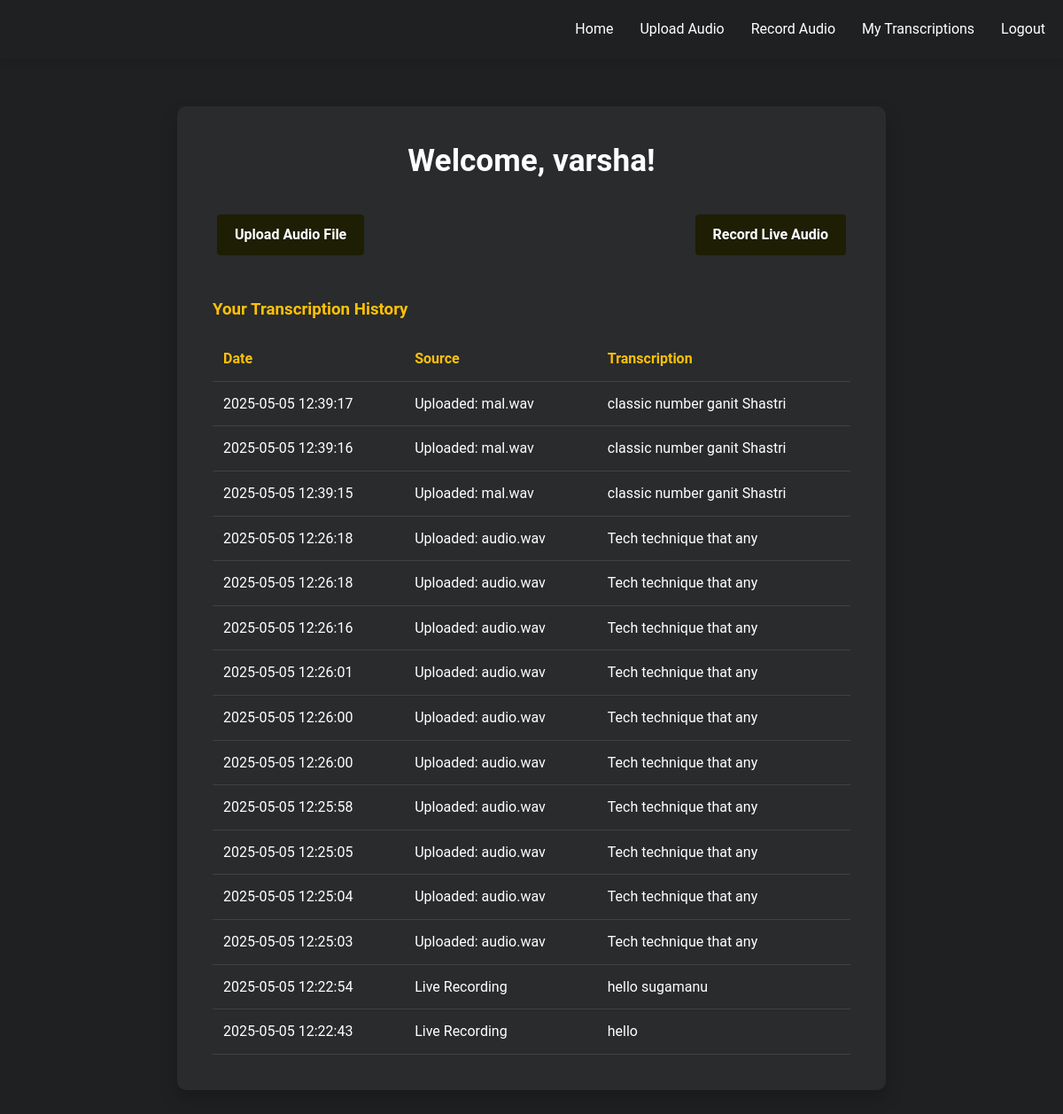
The app's page /dashboard (signed in) with its own data.
### tables this page shows
CREATE TABLE transcriptions
                 (id TEXT PRIMARY KEY,
                  user_id TEXT,
                  text TEXT,
                  source TEXT,
                  created_at TEXT,
                  FOREIGN KEY (user_id) REFERENCES users (id));

### app.py (the view)
@app.route('/dashboard')
@login_required
def dashboard():
    transcriptions = get_user_transcriptions(session['user_id'])
    return render_template('dashboard.html', username=session['username'], transcriptions=transcriptions)

### app.py (called while the page is built)
def login_required(f):
    @wraps(f)
    def decorated_function(*args, **kwargs):
        if 'user_id' not in session:
            flash('Please log in to access this page', 'error')
            return redirect(url_for('login'))
        return f(*args, **kwargs)
    return decorated_function

def get_user_transcriptions(user_id):
    conn = sqlite3.connect('speech_app.db')
    c = conn.cursor()
    c.execute("SELECT id, text, source, created_at FROM transcriptions WHERE user_id=? ORDER BY created_at DESC", (user_id,))
    results = c.fetchall()
    conn.close()
    return results

### templates/dashboard.html (shortened to what this page needs)
<!DOCTYPE html>
<html lang="en">
<head>
    <link rel="stylesheet" href="../static/css/index.css">
</head>
<body>
    <header>
        <div class="nav-container">
            <ul class="nav-menu">
                <li><a href="{{ url_for('index') }}">Home</a></li>
                <li><a href="{{ url_for('upload_audio') }}">Upload Audio</a></li>
                <li><a href="{{ url_for('record_audio') }}">Record Audio</a></li>
                <li><a href="{{ url_for('dashboard') }}">My Transcriptions</a></li>
                <li><a href="{{ url_for('logout') }}">Logout</a></li>
            </ul>
        </div>
    </header>
    <section class="dashboard-section">
        <div class="dashboard-container">
            <h2 class="welcome-message">Welcome, {{ username }}!</h2>
            <div class="dashboard-actions">
                <a href="{{ url_for('upload_audio') }}" class="dashboard-btn">Upload Audio File</a>
                <a href="{{ url_for('record_audio') }}" class="dashboard-btn">Record Live Audio</a>
            </div>
            <div class="transcription-history">
                <h3>Your Transcription History</h3>
                {% if transcriptions %}
                    <table class="transcriptions-table">
                        <thead>
                            <tr>
                                <th>Date</th>
                                <th>Source</th>
                                <th>Transcription</th>
                            </tr>
                        </thead>
                        <tbody>
                            {% for id, text, source, date in transcriptions %}
                                <tr>
                                    <td>{{ date }}</td>
                                    <td>{{ source }}</td>
                                    <td>{{ text }}</td>
                                </tr>
                            {% endfor %}
                        </tbody>
                    </table>
                {% else %}
                    <p class="no-transcriptions">You don't have any transcriptions yet.</p>
                {% endif %}
            </div>
        </div>
    </section>
</body>
</html>

### static/css/index.css (style rules this page uses)
:root { --primary-color: #ffc107; --secondary-color: #333; --dark-bg: #1e2022; --darker-bg: #15151b; --text-color: #ffffff; --text-secondary: #e0e0e0; --transition: all 0.3s ease; }
* { margin: 0; padding: 0; box-sizing: border-box; }
body { font-family: 'Roboto', sans-serif; background-color: var(--dark-bg); color: var(--text-color); line-height: 1.6; }
header { background-color: #1e2022; padding: 20px 0; position: fixed; width: 100%; top: 0; z-index: 100; }
.nav-container { display: flex; justify-content: flex-end; max-width: 1200px; margin: 0 auto; padding: 0 20px; }
.nav-menu { display: flex; list-style: none; }
.nav-menu li { margin-left: 30px; }
.nav-menu a { font-size: 16px; transition: color 0.3s; }
h1, h2, h3, h4, h5, h6 { margin-bottom: 1rem; font-weight: 700; line-height: 1.2; }
h2 { font-size: 2.2rem; text-align: center; margin-bottom: 3rem; position: relative; }
a { text-decoration: none; color: var(--text-color); transition: var(--transition); }
section { padding: 4rem 0; }
header { background-color: var(--dark-bg); position: fixed; width: 100%; top: 0; z-index: 100; box-shadow: 0 2px 10px rgba(0,0,0,0.1); }
.login-section, .signup-section, .dashboard-section, .upload-section, .record-section, .result-section, .error-section { min-height: 100vh; display: flex; justify-content: center; align-items: center; padding: 120px 20px 40px; }
.login-container, .signup-container, .dashboard-container, .upload-container, .record-container, .result-container, .error-container { background-color: rgba(255, 255, 255, 0.05); border-radius: 10px; padding: 40px; width: 100%; max-width: 800px; box-shadow: 0 10px 20px rgba(0,0,0,0.2); }
.dashboard-actions { margin: 20px 0; text-align: center; }
.welcome-message { margin-bottom: 30px; text-align: center; }
.dashboard-actions { display: flex; justify-content: space-between; margin-bottom: 30px; }
.dashboard-btn { display: inline-block; padding: 10px 20px; margin: 10px 5px; background-color: #1d1e03; color: white; text-decoration: none; border-radius: 4px; font-weight: bold; transition: background-color 0.3s ease; }
.transcription-history { margin-top: 40px; }
.transcription-history h3 { margin-bottom: 20px; color: var(--primary-color); }
.transcriptions-table { width: 100%; border-collapse: collapse; }
.transcriptions-table th, .transcriptions-table td { padding: 12px; text-align: left; border-bottom: 1px solid rgba(255, 255, 255, 0.1); }
.transcriptions-table th { color: var(--primary-color); }

### records on screen
transcriptions: created_at "2025-05-05 12:39:17", source "Uploaded: mal.wav", text "classic number ganit Shastri"
transcriptions: created_at "2025-05-05 12:39:16", source "Uploaded: mal.wav", text "classic number ganit Shastri"
transcriptions: created_at "2025-05-05 12:39:15", source "Uploaded: mal.wav", text "classic number ganit Shastri"
transcriptions: created_at "2025-05-05 12:26:18", source "Uploaded: audio.wav", text "Tech technique that any"
transcriptions: created_at "2025-05-05 12:26:18", source "Uploaded: audio.wav", text "Tech technique that any"
transcriptions: created_at "2025-05-05 12:26:16", source "Uploaded: audio.wav", text "Tech technique that any"
transcriptions: created_at "2025-05-05 12:26:01", source "Uploaded: audio.wav", text "Tech technique that any"
transcriptions: created_at "2025-05-05 12:26:00", source "Uploaded: audio.wav", text "Tech technique that any"
transcriptions: created_at "2025-05-05 12:26:00", source "Uploaded: audio.wav", text "Tech technique that any"
transcriptions: created_at "2025-05-05 12:25:58", source "Uploaded: audio.wav", text "Tech technique that any"
transcriptions: created_at "2025-05-05 12:25:05", source "Uploaded: audio.wav", text "Tech technique that any"
transcriptions: created_at "2025-05-05 12:25:04", source "Uploaded: audio.wav", text "Tech technique that any"
transcriptions: created_at "2025-05-05 12:25:03", source "Uploaded: audio.wav", text "Tech technique that any"
transcriptions: created_at "2025-05-05 12:22:54", source "Live Recording", text "hello sugamanu"
transcriptions: created_at "2025-05-05 12:22:43", source "Live Recording", text "hello"

### other values on screen
{{ username }} "varsha"
